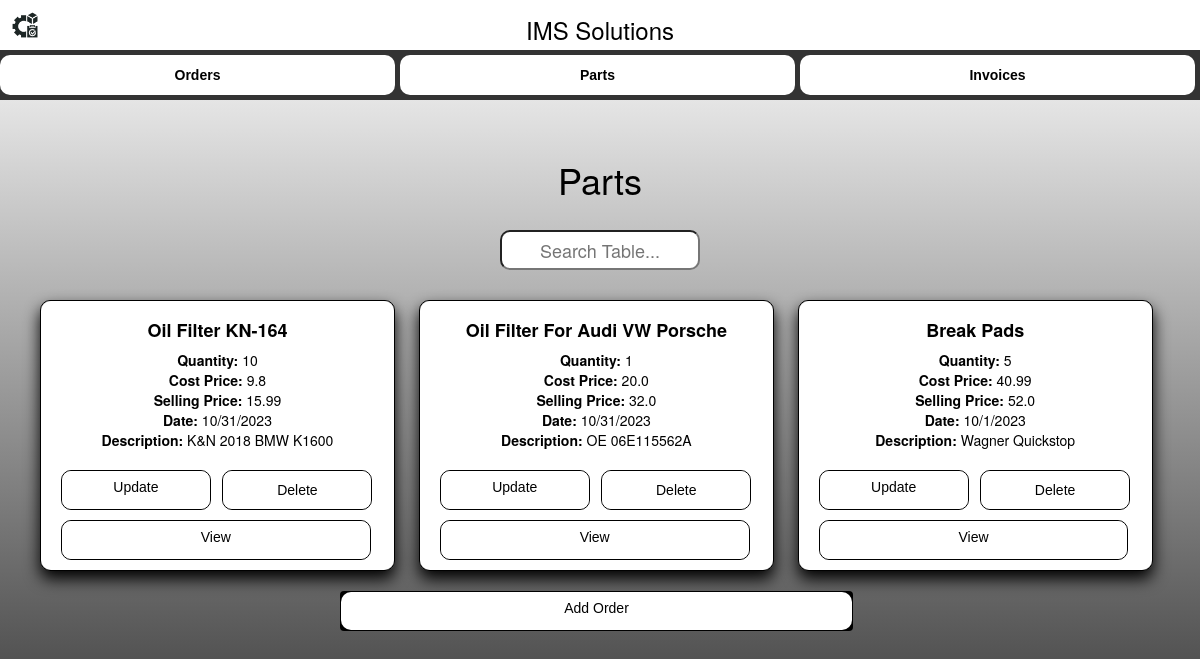
The app's page /partInventoryCards, older data.
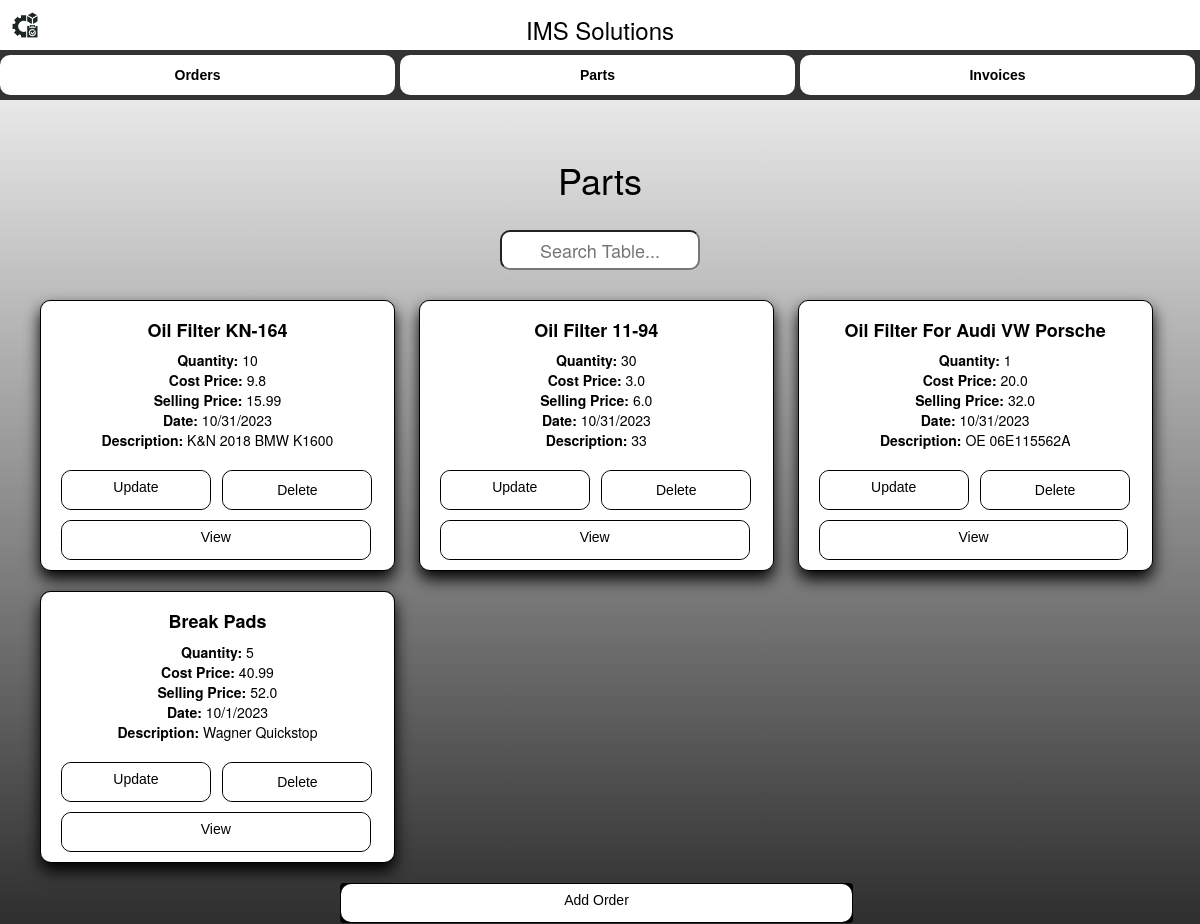
The same page, newer data.
### app.py (models this page shows, shortened)
class PartItem(db.Model):
    __bind_key__ = 'db2'
    id = db.Column(db.Integer, primary_key=True)
    name = db.Column(db.String(100), nullable=False)
    quantity = db.Column(db.Integer, nullable=False)
    cost_price = db.Column(db.Float, nullable=False)
    selling_price = db.Column(db.Float, nullable=False)
    date = db.Column(db.String(100), nullable=True)
    description = db.Column(db.String(200), nullable=True)

### app.py (the view)
@app.route('/partInventoryCards')
def partInventoryCards():
    items = PartItem.query.all()
    return render_template('parts_inventory.html', parts=items)

### templates/parts_inventory.html (shortened to what this page needs)
<!DOCTYPE html>
<html lang="en">
<head>
    <link rel="stylesheet" type="text/css" href="{{ url_for('static', filename='styles.css') }}">
    <link rel="stylesheet" type="text/css" href="{{ url_for('static', filename='Cardstyles.css') }}">
    <link rel="stylesheet" href="https://maxcdn.bootstrapcdn.com/bootstrap/3.4.1/css/bootstrap.min.css">
</head>
<body>
    <div class="title-bar">
        <div class="title-content">
            <img class="title-emblem" style="position: absolute; top: 0; left: 0;" src="{{ url_for('static', filename='IMSEmblem.png') }}" alt="IMS Emblem">
            <h1 class="title-text">IMS Solutions</h1>
        </div>
    </div>
    <div class="nav-bar">
        <a href="{{ url_for('inventory') }}" style="text-decoration: none;" class="nav-button nav-link glow-on-hover-r"><b>Orders</b></a>
        <a href="{{ url_for('partInventory') }}" style="text-decoration: none;" class="nav-button nav-link glow-on-hover-b"><b>Parts</b></a>
        <a href="{{ url_for('invoiceInventory') }}" style="text-decoration: none;" class="nav-button nav-link glow-on-hover-g"><b>Invoices</b></a>
    </div>
    <div class="container">
        <br>
        <br>
        <center><h1 style="color:black">Parts</h1></center>
        <br>
        <center><input type="text" id="myInput" placeholder="Search Table..."></center>
        <br>
        {% for part in parts %}
        <div class="card mb-3">
            <div class="card-body">
               <center> <h5 style= 'color:black'class="card-title">{{ part.name }}</h5> </center>
                <p class="card-text">
                    <strong>Quantity:</strong> {{ part.quantity }}<br>
                    <strong>Cost Price:</strong> {{ part.cost_price }}<br>
                    <strong>Selling Price:</strong> {{ part.selling_price }}<br>
                    <strong>Date:</strong> {{ part.date }}<br>
                    <strong>Description:</strong> {{ part.description }}
                </p>
                <div class="btn-group" role="group" aria-label="Item Actions">
                    <a href="{{ url_for('edit_part', item_id=part.id) }}" style ='margin-left: 10px; border: 1px solid black;border-radius: 10px; background: white;' class="btn glow-on-hover-b">Update</a>
                    <form action="{{ url_for('delete_part', item_id=part.id) }}" method="POST">
                        <button type="submit" style= 'border: 1px solid black;border-radius: 10px; background: white;'class="btn glow-on-hover-b">Delete</button>
                    </form>
                    <a href="{{ url_for('edit_part', item_id=part.id) }}" style ='margin-left:10px; width:93%; border: 1px solid black;border-radius: 10px; background: white;' class="btn glow-on-hover-b">View</a>
                </div>
            </div>
        </div>
        {% endfor %}
        <br>
        <center><a href="{{ url_for('partAddTo') }}" class="btn glow-on-hover-b"> Add Order </a></center>
    </div>
</body>
</html>

Row changes from the older to the newer data that the page shows:
added PartItem: name "Oil Filter 11-94", quantity "30", cost_price "3.0", selling_price "6.0", date "10/31/2023", description "33"
